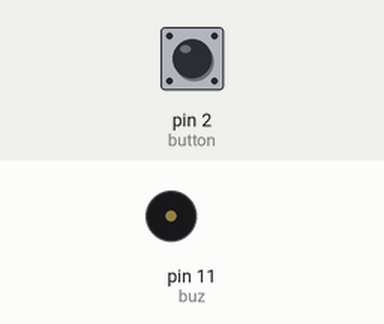
Recording of a sketch running on a simulated Arduino Uno, built with avr-gcc and run on an emulated ATmega328P. Parts: buzzer (waves = sounding). Inputs (shaded band) come from the test bench; at power-on: pin 2 (button) LOW.

Above: at 1.2 s.
1.3 s: pin 2 (button) pulled HIGH for 0.15 s
At 7.3 s:
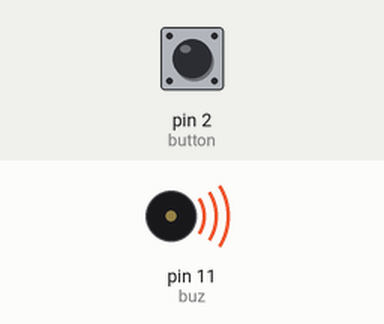
Timing chart, 0 to 10.3 s (numbered marks = the images above; inputs shaded):
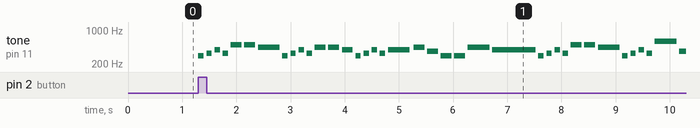

The sketch:

rick_roll_buzzer.ino
```cpp
const int buz = 11;
const double A = 440;    //letter note
const double B = 493.88;
const double D = 293.66;
const double E = 329.63;
const double Fs = 369.99;
const double G = 392;
const double two = 800;  // type of note
const double four = 400;
const double eight = 200;
const double six = 100;
const double l = 50;    // time between notes

const int button = 2;
int buttonState = 0;

void setup() {
  pinMode(buz, OUTPUT);
  pinMode(button, INPUT);
}

void loop() {
  buttonState = digitalRead(button);
if (buttonState == HIGH) {
  tone(buz, D); // play note for sixth note
  delay(six);
  noTone(buz);  // be quiet for 'l' milliseconds
  delay(l);

  tone(buz, E);
  delay(six);
  noTone(buz);
  delay(l);

  tone(buz, G);
  delay(six);
  noTone(buz);
  delay(l);

  tone(buz, E);
  delay(six);
  noTone(buz);
  delay(l);

  tone(buz, B);
  delay(eight);
  noTone(buz);
  delay(l);

  tone(buz, B);
  delay(eight);
  noTone(buz);
  delay(l);

  tone(buz, A);
  delay(four);
  noTone(buz);
  delay(l);

  tone(buz, D);
  delay(six);
  noTone(buz);
  delay(l);

  tone(buz, E);
  delay(six);
  noTone(buz);
  delay(l);

  tone(buz, G);
  delay(six);
  noTone(buz);
  delay(l);

  tone(buz, E);
  delay(six);
  noTone(buz);
  delay(l);

  tone(buz, A);
  delay(eight);
  noTone(buz);
  delay(l);

  tone(buz, A);
  delay(eight);
  noTone(buz);
  delay(l);

  tone(buz, G);
  delay(eight);
  noTone(buz);
  delay(l);

  tone(buz, D);
  delay(six);
  noTone(buz);
  delay(l);

  tone(buz, E);
  delay(six);
  noTone(buz);
  delay(l);

  tone(buz, G);
  delay(six);
  noTone(buz);
  delay(l);

  tone(buz, E);
  delay(six);
  noTone(buz);
  delay(l);

  tone(buz, G);
  delay(four);
  noTone(buz);
  delay(75);

  tone(buz, A);
  delay(eight);
  noTone(buz);
  delay(l);

  tone(buz, Fs);
  delay(eight);
  noTone(buz);
  delay(l);

  tone(buz, D);
  delay(eight);
  noTone(buz);
  delay(l);

  tone(buz, D);
  delay(eight);
  noTone(buz);
  delay(l);

  tone(buz, A);
  delay(four);
  noTone(buz);
  delay(l);

  tone(buz, G);
  delay(two);
  noTone(buz);
  delay(l);

  tone(buz, D);
  delay(six);
  noTone(buz);
  delay(l);

  tone(buz, E);
  delay(six);
  noTone(buz);
  delay(l);

  tone(buz, G);
  delay(six);
  noTone(buz);
  delay(l);

  tone(buz, E);
  delay(six);
  noTone(buz);
  delay(l);

  tone(buz, B);
  delay(eight);
  noTone(buz);
  delay(l);

  tone(buz, B);
  delay(eight);
  noTone(buz);
  delay(l);

  tone(buz, A);
  delay(four);
  noTone(buz);
  delay(l);

  tone(buz, D);
  delay(six);
  noTone(buz);
  delay(l);

  tone(buz, E);
  delay(six);
  noTone(buz);
  delay(l);

  tone(buz, G);
  delay(six);
  noTone(buz);
  delay(l);

  tone(buz, E);
  delay(six);
  noTone(buz);
  delay(l);

  tone(buz, 587.33);
  delay(four);
  noTone(buz);
  delay(l);

  tone(buz, Fs);
  delay(eight);
  noTone(buz);
  delay(l);

  tone(buz, G);
  delay(eight);
  noTone(buz);
  delay(75);

  tone(buz, D);
  delay(six);
  noTone(buz);
  delay(l);

  tone(buz, E);
  delay(six);
  noTone(buz);
  delay(l);

  tone(buz, G);
  delay(six);
  noTone(buz);
  delay(l);

  tone(buz, E);
  delay(six);
  noTone(buz);
  delay(l);

  tone(buz, G);
  delay(four);
  noTone(buz);
  delay(l);

  tone(buz, A);
  delay(eight);
  noTone(buz);
  delay(l);

  tone(buz, Fs);
  delay(eight);
  noTone(buz);
  delay(l);

  tone(buz, D);
  delay(eight);
  noTone(buz);
  delay(100);

  tone(buz, D);
  delay(eight);
  noTone(buz);
  delay(l);

  tone(buz, A);
  delay(four);
  noTone(buz);
  delay(l);

  tone(buz, G);
  delay(two);
  noTone(buz);
  delay(l);

} else {
  noTone(buz);
}
}
```

Measured:
- after the input at 1.3 s, tone on pin 11 (buz): plays 293 Hz for 0.10 s, 329 Hz for 0.10 s, 392 Hz for 0.10 s, 329 Hz for 0.10 s, 493 Hz for 0.20 s, 493 Hz for 0.20 s … (38 notes in this stretch), starting at once
